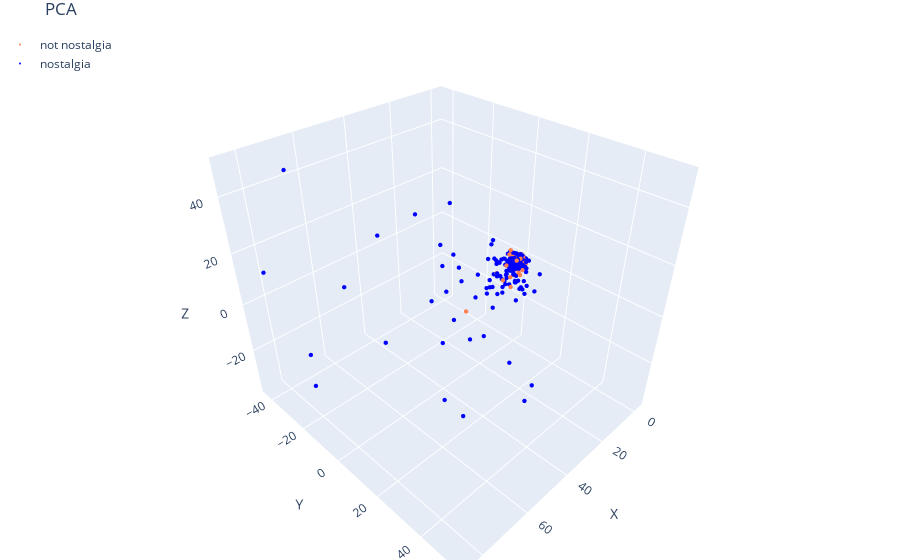
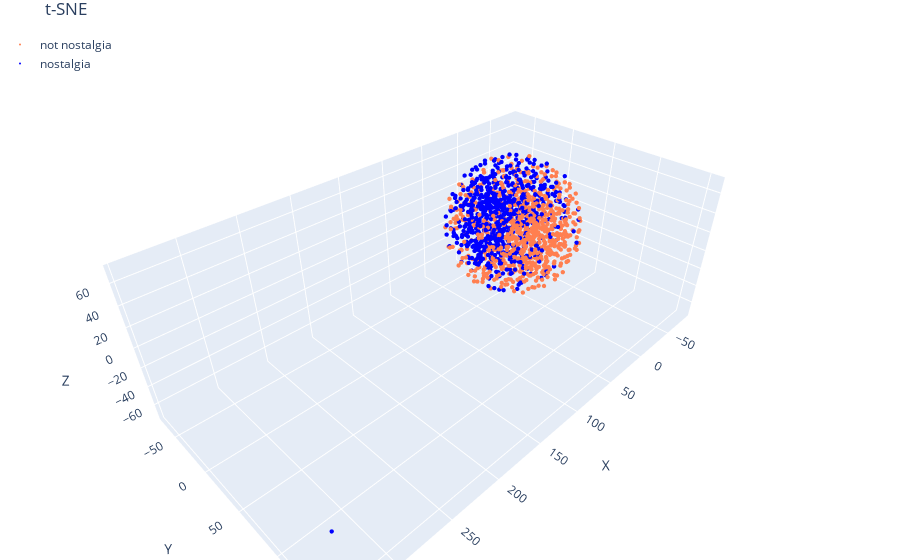
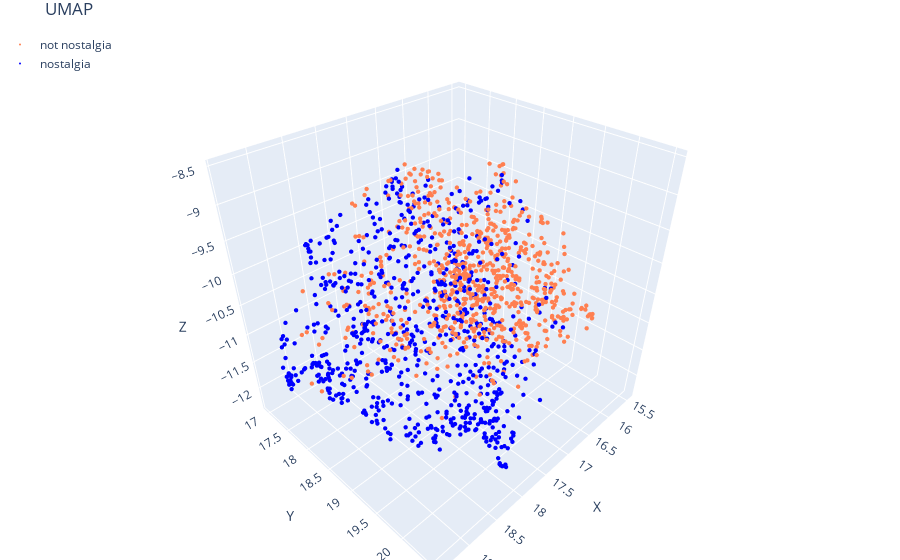

Source (notebook cell) for these figures, in order:
### Code cell
import plotly.graph_objects as go
from plotly.subplots import make_subplots

def plot_scatter_3d(X_reduced, title):
    fig = go.Figure()

    for c, category in zip(col, categories):
        xs = X_reduced[X['sentiment'] == category][:, 0]
        ys = X_reduced[X['sentiment'] == category][:, 1]
        zs = X_reduced[X['sentiment'] == category][:, 2]

        fig.add_trace(go.Scatter3d(
            x=xs, y=ys, z=zs,
            mode='markers',
            marker=dict(size=1.5, color=c),
            name=category
        ))

    fig.update_layout(
        title=title,
        scene=dict(
            xaxis_title='X',
            yaxis_title='Y',
            zaxis_title='Z'
        ),
        legend=dict(x=0, y=1.0),
        margin=dict(l=0, r=0, b=0, t=30)
    )
    
    return fig

fig_pca = plot_scatter_3d(X_pca_aug_3, 'PCA')
fig_tsne = plot_scatter_3d(X_tsne_aug_3, 't-SNE')
fig_umap = plot_scatter_3d(X_umap_aug_3, 'UMAP')

fig_pca.show()
fig_tsne.show()
fig_umap.show()

### Figure 1 — Plotly figure (JSON) as saved in the notebook; plotly's stock layout.template omitted (floating-point values rounded to 4 significant figures; data arrays with more than 128 entries replaced by an {"elided": "..."} marker saying what was removed)
{"data": [{"marker": {"color": "coral", "size": 1.5}, "mode": "markers", "name": "not nostalgia", "type": "scatter3d", "x": {"elided": "749 float values"}, "y": {"elided": "749 float values"}, "z": {"elided": "749 float values"}}, {"marker": {"color": "blue", "size": 1.5}, "mode": "markers", "name": "nostalgia", "type": "scatter3d", "x": {"elided": "750 float values"}, "y": {"elided": "750 float values"}, "z": {"elided": "750 float values"}}], "layout": {"autosize": true, "legend": {"x": 0, "y": 1}, "margin": {"b": 0, "l": 0, "r": 0, "t": 30}, "scene": {"aspectmode": "auto", "aspectratio": {"x": 0.9728, "y": 1.072, "z": 0.9591}, "xaxis": {"title": {"text": "X"}, "type": "linear"}, "yaxis": {"title": {"text": "Y"}, "type": "linear"}, "zaxis": {"title": {"text": "Z"}, "type": "linear"}}, "title": {"text": "PCA"}}}

### Figure 2 — Plotly figure (JSON) as saved in the notebook; plotly's stock layout.template omitted (floating-point values rounded to 4 significant figures; data arrays with more than 128 entries replaced by an {"elided": "..."} marker saying what was removed)
{"data": [{"marker": {"color": "coral", "size": 1.5}, "mode": "markers", "name": "not nostalgia", "type": "scatter3d", "x": {"elided": "749 float values"}, "y": {"elided": "749 float values"}, "z": {"elided": "749 float values"}}, {"marker": {"color": "blue", "size": 1.5}, "mode": "markers", "name": "nostalgia", "type": "scatter3d", "x": {"elided": "750 float values"}, "y": {"elided": "750 float values"}, "z": {"elided": "750 float values"}}], "layout": {"autosize": true, "legend": {"x": 0, "y": 1}, "margin": {"b": 0, "l": 0, "r": 0, "t": 30}, "scene": {"aspectmode": "auto", "aspectratio": {"x": 1.751, "y": 0.9505, "z": 0.6007}, "xaxis": {"title": {"text": "X"}, "type": "linear"}, "yaxis": {"title": {"text": "Y"}, "type": "linear"}, "zaxis": {"title": {"text": "Z"}, "type": "linear"}}, "title": {"text": "t-SNE"}}}

### Figure 3 — Plotly figure (JSON) as saved in the notebook; plotly's stock layout.template omitted (floating-point values rounded to 4 significant figures; data arrays with more than 128 entries replaced by an {"elided": "..."} marker saying what was removed)
{"data": [{"marker": {"color": "coral", "size": 1.5}, "mode": "markers", "name": "not nostalgia", "type": "scatter3d", "x": {"elided": "749 float values"}, "y": {"elided": "749 float values"}, "z": {"elided": "749 float values"}}, {"marker": {"color": "blue", "size": 1.5}, "mode": "markers", "name": "nostalgia", "type": "scatter3d", "x": {"elided": "750 float values"}, "y": {"elided": "750 float values"}, "z": {"elided": "750 float values"}}], "layout": {"autosize": true, "legend": {"x": 0, "y": 1}, "margin": {"b": 0, "l": 0, "r": 0, "t": 30}, "scene": {"aspectmode": "auto", "aspectratio": {"x": 1.049, "y": 0.9505, "z": 1.003}, "xaxis": {"title": {"text": "X"}, "type": "linear"}, "yaxis": {"title": {"text": "Y"}, "type": "linear"}, "zaxis": {"title": {"text": "Z"}, "type": "linear"}}, "title": {"text": "UMAP"}}}
